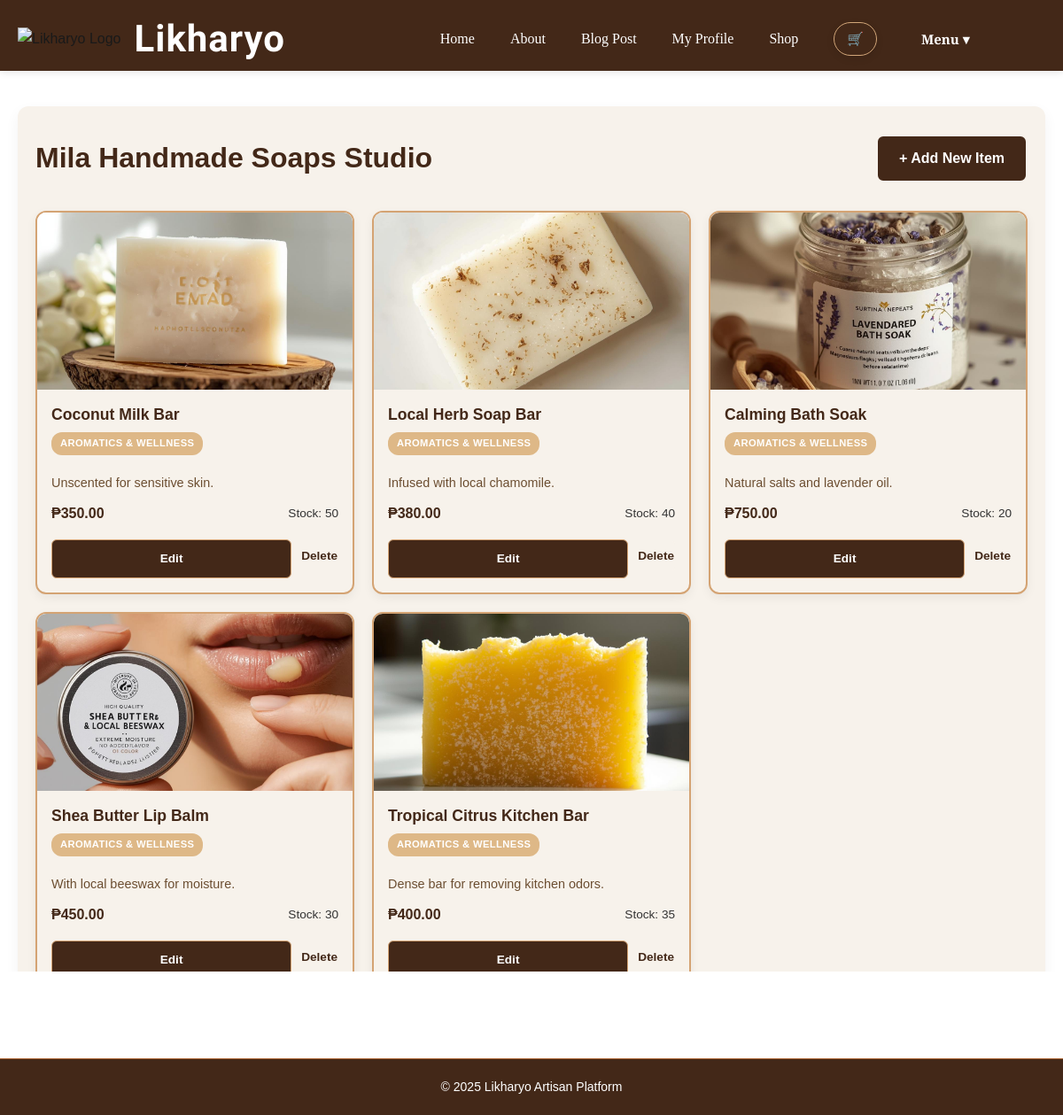
Screenshot of /myshop (signed in) with the database file from the repository.
### models.py (models this page shows, shortened)
class Shop(db.Model):
    __tablename__ = 'shops'
    shop_id = db.Column(db.Integer, primary_key=True)
    name = db.Column(db.String(150), nullable=False)
    description = db.Column(db.Text, nullable=True)
    owner_id = db.Column(db.Integer, db.ForeignKey('users.user_id'), nullable=False)
    parent_shop_id = db.Column(db.Integer, db.ForeignKey('shops.shop_id'), nullable=True)
    items = db.relationship('Item', backref='shop', lazy=True)

class Item(db.Model):
    __tablename__ = 'items'
    item_id = db.Column(db.Integer, primary_key=True)
    name = db.Column(db.String(150), nullable=False)
    description = db.Column(db.Text, nullable=True)
    price = db.Column(db.Float, nullable=False)
    stock = db.Column(db.Integer)
    img_url = db.Column(db.String(250), nullable=True)
    category_id = db.Column(db.Integer, db.ForeignKey('category.id'), nullable=False)
    shop_id = db.Column(db.Integer, db.ForeignKey('shops.shop_id'), nullable=False)

class Category(db.Model):
    __tablename__ = 'category'
    id = db.Column(db.Integer, primary_key=True)
    name = db.Column(db.String(300), nullable=False, unique=True)
    code = db.Column(db.String(50))
    items = db.relationship('Item', backref='category', lazy=True)

### views.py (the view)
@views_bp.route('/myshop')
@login_required
def my_shop():
    try:
        if not current_user.shops or len(current_user.shops) == 0:
            flash("You don't have a shop yet.", "info")
            return redirect(url_for('home'))
        shop = current_user.shops[0]
        items = getattr(shop, 'items', [])
        return render_template('my_shop.html', shop=shop, items=items)
    except Exception as e:
        db.session.rollback()
        current_app.logger.error(f"Error loading shop for user {current_user.id}: {e}")
        flash("An error occurred while loading your shop. Please try again.", "danger")
        return redirect(url_for('home'))

### app.py (called while the page is built)
@login_manager.user_loader
def load_user(user_id):
    return User.query.get(int(user_id))

### templates/my_shop.html (shortened to what this page needs)
{% extends "base.html" %}
{% block extra_css %}
<link rel="stylesheet" href="{{ url_for('static', filename='my_shop.css') }}">
{% endblock %}
{% block content %}
<div class="shop-container">
    <header class="shop-header">
        <h2>{{ shop.shop_name or shop.name }} Studio</h2>
        <a href="{{ url_for('views.add_product') }}" class="btn-add-product">+ Add New Item</a>
    </header>
    {% if items %}
    <section class="product-grid">
        {% for item in items %}
        <article class="product-card">
            <img src="{{ url_for('static', filename=item.img_url) }}" alt="{{ item.name }}" class="product-img">
            <div class="product-info">
                <div class="info-header">
                    <h3 class="product-title">{{ item.name }}</h3>
                    <span class="category-badge">
                        {{ item.category.name if item.category else 'Uncategorized' }}
                    </span>
                </div>
                <p class="product-desc">{{ item.description }}</p>
                <div class="price-stock-row">
                    <p class="product-price">₱{{ "%.2f"|format(item.price) }}</p>
                    <p class="product-stock">Stock: {{ item.stock }}</p>
                </div>
                <div class="product-actions">
                    <a href="{{ url_for('views.edit_product', item_id=item.item_id) }}" class="btn-edit">Edit</a>
                    <form action="{{ url_for('views.delete_product', item_id=item.item_id) }}" method="POST">
                        <button type="submit" class="btn-delete" onclick="return confirm('Are you sure you want to delete this item?');">Delete</button>
                    </form>
                </div>
            </div>
        </article>
        {% endfor %}
    </section>
    {% else %}
    <div class="no-products">
        <h3>No products found</h3>
        <p>Start by adding your first item to showcase your craft.</p>
    </div>
    {% endif %}
</div>
{% endblock %}

### templates/base.html (shortened to what this page needs)
<!DOCTYPE html>
<html lang="en">
<head>
    <link rel="stylesheet" href="{{ url_for('static', filename='base.css') }}" />
    {% block extra_css %}{% endblock %}
</head>
<body>
    <header class="navbar">
        <div class="navbar-inner">
            <div class="img-logo">
                <img src="{{ url_for('static', filename='images/beige.png') }}" alt="Likharyo Logo" />
            </div>
            <h1 class="web_title">Likharyo</h1>
            <nav class="nav-buttons">
                <a href="{{ url_for('home') }}" class="nav-link">Home</a>
                <a href="{{ url_for('views.about') }}" class="nav-link">About</a>
                <a href="{{ url_for('views.blog_list') }}" class="nav-link">Blog Post</a>
                {% if current_user.is_authenticated %}
                    <a href="{{ url_for('views.profile') }}" class="nav-link">My Profile</a>
                    <a href="{{ url_for('views.global_market') }}" class="nav-link">Shop</a>
                    <a href="{{ url_for('views.view_cart') }}" class="cart-btn">🛒</a>
                    <div class="dropdown">
                        <button class="dropbtn">Menu ▾</button>
                    </div>
                {% endif %}
            </nav>
        </div>
    </header>
    <main class="content-wrapper">
        {% block content %}{% endblock %}
    </main>
    <footer>
        <p>&copy; 2025 Likharyo Artisan Platform</p>
    </footer>
</body>
</html>

### static/base.css (style rules this page uses)
* { margin: 0; padding: 0; box-sizing: border-box; }
body { font-family: 'Poppins', sans-serif; background: linear-gradient(190deg, #f5ebe0); color: #1a1a1a; line-height: 1.6; display: flex; flex-direction: column; min-height: 100vh; }
.navbar { background: #432818; padding: 10px 20px; box-shadow: 0 2px 8px rgba(0,0,0,0.1); border-radius: 0px; margin-top: 0px; width: 100%; align-self: center; position: sticky; height: 80px; top: 0; z-index: 1000; animation: fadeInDown 1s ease forwards; }
.navbar-inner { display: flex; align-items: center; justify-content: space-between; max-width: 1200px; margin: 0 auto; }
.img-logo img { height: 50px; margin-right: 15px; }
.web_title { font-family: 'Great Vibes', cursive; font-size: 42px; color: #fff; margin-right: auto; letter-spacing: 1px; }
.nav-buttons { display: flex; gap: 40px; align-items: center; padding: 0 10px; }
.nav-link { position: relative; text-decoration: none; color: #fff; font-weight: 500; font-size: 16px; font-family: 'Vollkorn', serif; transition: color 0.3s ease; padding: 8px 0; }
.nav-link::after { content: ""; position: absolute; bottom: -3px; left: 50%; transform: translateX(-50%); width: 0; height: 2px; background-color: burlywood; transition: width 0.3s ease; }
.cart-btn { background: #432818; padding: 6px 14px; border-radius: 20px; color: #fff; transition: all 0.3s ease; text-decoration: none; font-size: 15px; border: 1px solid #d2a679; box-shadow: 0 3px 8px rgba(0,0,0,0.1); }
.dropdown { position: relative; display: inline-block; }
.dropbtn { background: transparent; color: #fff; padding: 8px 10px; font-size: 15px; font-family: 'Vollkorn', serif; border: none; border-radius: 4px; cursor: pointer; font-weight: 600; min-width: 140px; display: flex; justify-content: space-between; align-items: center; transition: background 0.3s ease, color 0.3s ease; }
.content-wrapper { flex: 1; width: 100%; max-width: 1200px; margin: 0 auto; padding: 40px 20px; animation: fadeInRoute 1s ease forwards; }
footer { width: 100%; padding: 20px; background-color: #432818; text-align: center; margin-top: auto; border-top: 1px solid #a65c2a; }
footer p { color: #fff; font-size: 14px; }

### rows the page displays
Shop: name "Mila Handmade Soaps"
Item: img_url (picture), name "Coconut Milk Bar", category "AROMATICS & WELLNESS", description "Unscented for sensitive skin.", price "350.00", stock "50"
Item: img_url (picture), name "Local Herb Soap Bar", category "AROMATICS & WELLNESS", description "Infused with local chamomile.", price "380.00", stock "40"
Item: img_url (picture), name "Calming Bath Soak", category "AROMATICS & WELLNESS", description "Natural salts and lavender oil.", price "750.00", stock "20"
Item: img_url (picture), name "Shea Butter Lip Balm", category "AROMATICS & WELLNESS", description "With local beeswax for moisture.", price "450.00", stock "30"
Item: img_url (picture), name "Tropical Citrus Kitchen Bar", category "AROMATICS & WELLNESS", description "Dense bar for removing kitchen odors.", price "400.00", stock "35"
